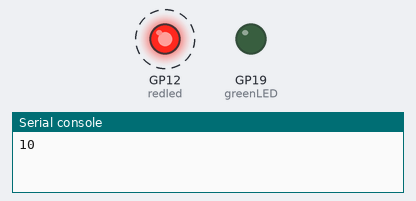
This program was run on a simulated Raspberry Pi Pico running CircuitPython. On the bench: output pins drawn as LEDs (lit = HIGH), the last lines printed to the serial console. Dashed ring = blinking. At 13.0 s the program ends and the board releases its pins; the recording ends there.

Above: at 0.1 s.
At 10.1 s:
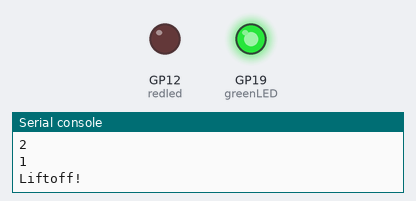
Timing chart, 0 to 11.6 s (numbered marks = the images above):
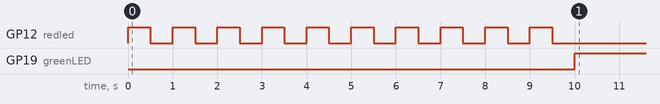

The program:

launchpad-pt2.py
```python
# The following line is a comment that indicates the type checking tool to ignore this file.
#type: ignore
# This can be useful when using tools like mypy for static type checking.

# Import necessary modules
import time  # Provides time-related functions
import board  # Provides access to hardware pins on microcontrollers
import digitalio  # Provides digital input/output capabilities

# Initialize the red LED
redled = digitalio.DigitalInOut(board.GP12)  # Create a DigitalInOut object for the GP12 pin
redled.direction = digitalio.Direction.OUTPUT  # Set the direction of the GP12 pin to OUTPUT

# Initialize the green LED
greenLED = digitalio.DigitalInOut(board.GP19)  # Create a DigitalInOut object for the GP19 pin
greenLED.direction = digitalio.Direction.OUTPUT  # Set the direction of the GP19 pin to OUTPUT

# Countdown loop from 10 to 1
for x in range(10, 0, -1):
    print(x)  # Print the current value of x
    redled.value = True  # Turn on the red LED
    time.sleep(0.5)  # Pause for 0.5 seconds
    redled.value = False  # Turn off the red LED
    time.sleep(0.5)  # Pause for another 0.5 seconds

# After the countdown, print "Liftoff!" and turn on the green LED
print("Liftoff!")
greenLED.value = True  # Turn on the green LED
time.sleep(3)  # Pause for 3 seconds
```

Measured:
- by itself, GP12 (redled): alternates HIGH for 0.50 s and LOW for 0.50 s, 20 changes in all, then stays LOW
- by itself, GP19 (greenLED): LOW → HIGH at 10.0 s
